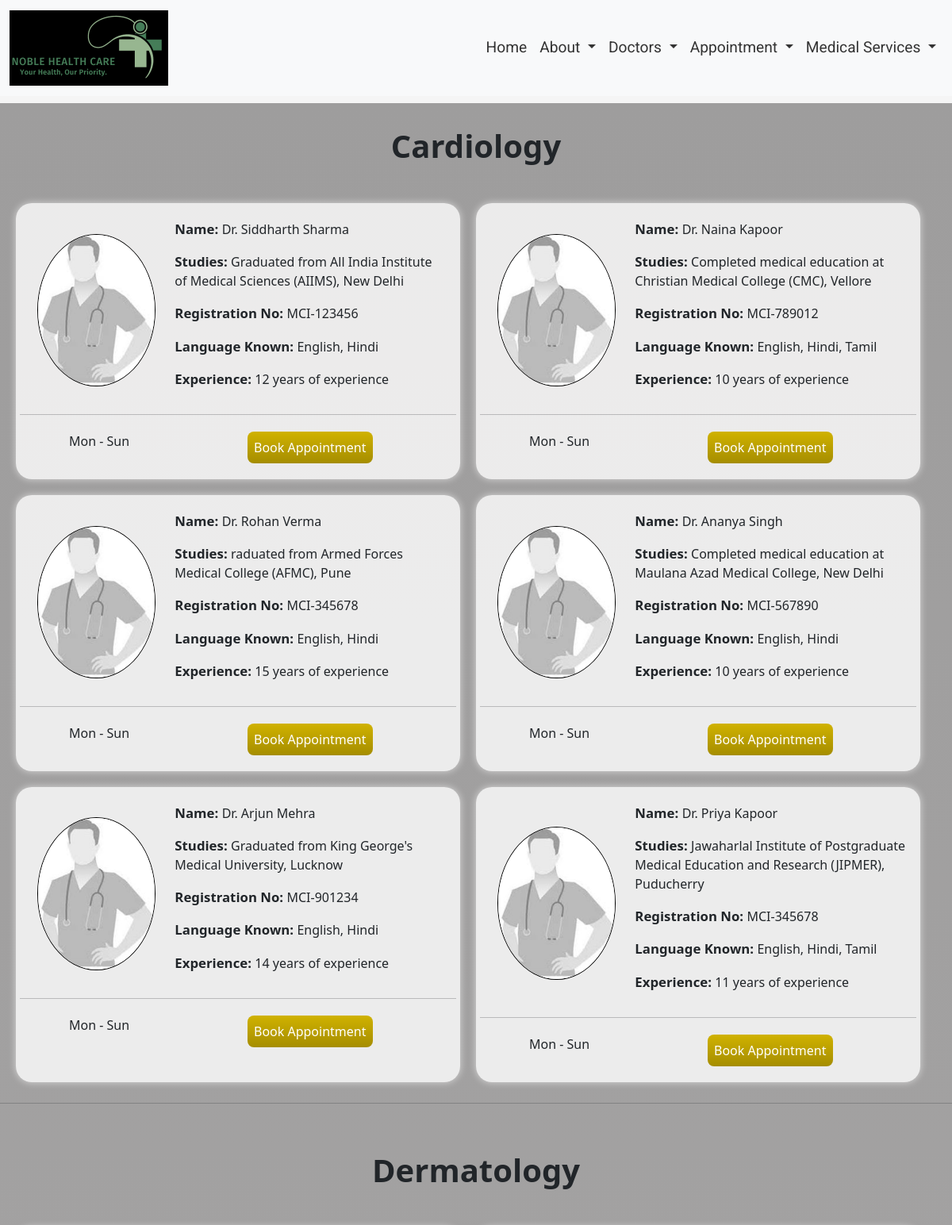
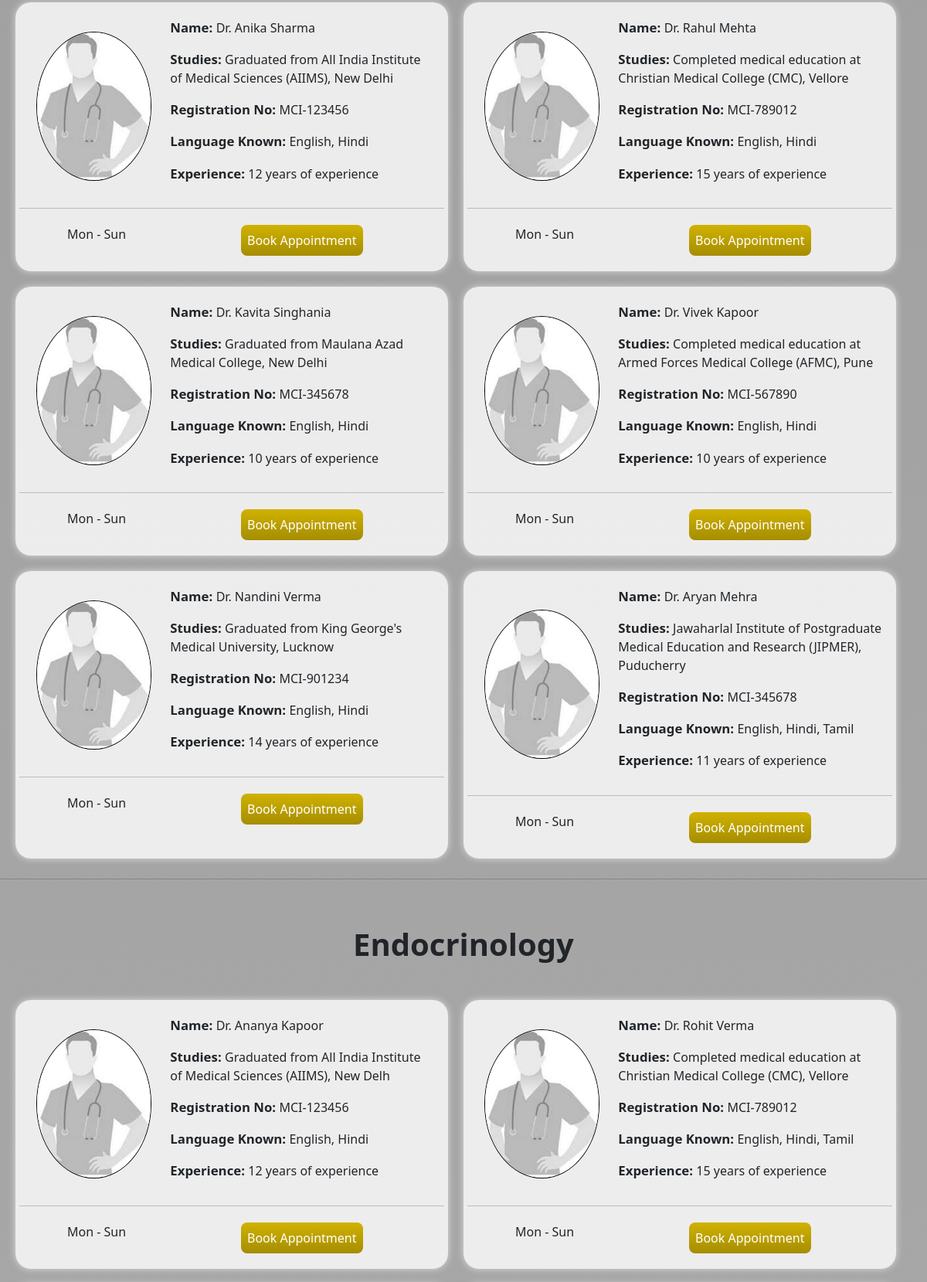
The page /doctors_list/doctors/ (upper part) on the database its author committed (2 pictures, top to bottom).
### doctors_list/models.py (models this page shows, shortened)
class Doctor(models.Model):
    name = models.CharField(max_length=255)
    study = models.CharField(max_length=255)
    registrationNo = models.CharField(max_length=20)
    language = models.CharField(max_length=100)
    experienceYears = models.PositiveIntegerField()
    speciality = models.CharField(max_length=100)
    profile = models.TextField()
    status = models.CharField(
        max_length=50,
        choices=[
            ("available", "Available"),
            ("notAvailable", "Not Available"),
        ],
        default="available",
    )

### doctors_list/views.py (the view)
# urls.py: path("doctors/", views.doctors),
def doctors(request):
    specialties = Doctor.objects.values_list("speciality", flat=True).distinct()
    doctors_by_speciality = {}
    for speciality in specialties:
        doctors_by_speciality[speciality] = Doctor.objects.filter(speciality=speciality)
    context = {"doctors_by_speciality": doctors_by_speciality}
    return render(request, "doctors.html", context)

### doctors_list/templates/doctors.html (shortened to what this page needs)
<!DOCTYPE html>
<html lang="en">
  <head>
    {% load static %}
    <link rel="stylesheet" href="{% static 'css/bootstrap.min.css' %}" />
    <link rel="stylesheet" href="{% static 'css/doctors.css' %}" />
  </head>
  <body>
    <header>
      <nav class="navbar navbar-expand-lg bg-body-tertiary bg-white fixed-top">
        <div class="container-fluid">
          <a class="navbar-brand" href="#"
            ><img
              src="{% static 'image/logo1.png' %}"
              alt="Hospotal logo"
              width="200"
          /></a>
          <div class="collapse navbar-collapse" id="navbarNavDropdown">
            <ul class="navbar-nav" id="navbar-nav">
              <li class="nav-item">
                <a class="nav-link" id="nav-item1" href="/Home/">Home</a>
              </li>
              <li class="nav-item dropdown">
                <a
                  class="nav-link dropdown-toggle"
                  href="#"
                  role="button"
                  data-bs-toggle="dropdown"
                  aria-expanded="false"
                  id="nav-item2"
                >
                  About
                </a>
              </li>
              <li class="nav-item dropdown">
                <a
                  class="nav-link dropdown-toggle"
                  href="#"
                  role="button"
                  data-bs-toggle="dropdown"
                  aria-expanded="false"
                  id="nav-item3"
                >
                  Doctors
                </a>
              </li>
              <li class="nav-item dropdown">
                <a
                  class="nav-link dropdown-toggle"
                  href="#"
                  role="button"
                  data-bs-toggle="dropdown"
                  aria-expanded="false"
                  id="nav-item6"
                >
                  Appointment
                </a>
              </li>
              <li class="nav-item dropdown">
                <a
                  class="nav-link dropdown-toggle"
                  href="#"
                  role="button"
                  data-bs-toggle="dropdown"
                  aria-expanded="false"
                  id="nav-item7"
                >
                  Medical Services
                </a>
              </li>
            </ul>
          </div>
        </div>
      </nav>
    </header>
    <main>
      <section class="doctor-list-container">
        {% for speciality, doctors in doctors_by_speciality.items %}
        <div class="speciality-heading-container">
          <h1 class="speciality-heading">{{ speciality }}</h1>
        </div>
        <div class="doctor-card-container">
          {% for doctor in doctors %}
          <div class="doctor-card">
            <div class="container-fluid ">
              <div class="row d-flex flex-row justify-content-evenly align-items-center">
                <div class="col-4">
                  <div class="profile-container">
                    <img
                      src="{% static 'image/doctors/download.jpeg' %}"
                      alt="profile picture"
                      class="profile-picture"
                    />
                  </div>
                </div>
                <div class="col-8">
                  <div class="profile-description-container">
                    <p class="profile-description">
                      <span class="highlight">Name: </span>{{ doctor.name }}
                    </p>
                    <p class="profile-description">
                      <span class="highlight">Studies: </span>{{ doctor.study }}
                    </p>
                    <p class="profile-description">
                      <span class="highlight">Registration No: </span>{{ doctor.registrationNo }}
                    </p>
                    <p class="profile-description">
                      <span class="highlight">Language Known: </span>{{ doctor.language }}
                    </p>
                    <p class="profile-description">
                      <span class="highlight">Experience: </span>{{ doctor.experienceYears }} years of experience
                    </p>
                  </div>
                </div>
              </div>
            </div>
            <hr />
            <div class="footer-container">
              <div class="container-fluid">
                <div class="row">
                  <div class="col-6">
                    <p class="timing">Mon - Sun</p>
                  </div>
                  <div class="col-6">
                    <button class="btn btn-primary card-button">Book Appointment</button>
                  </div>
                </div>
              </div>
            </div>
          </div>
          {% endfor %}
        </div>
        <hr>
        {% endfor %}
      </section>
    </main>
  </body>
</html>

### doctors_list/static/css/doctors.css (style rules this page uses)
* { padding: 0; margin: 0; box-sizing: border-box; }
:root { --backgroundColor: #f5f5f5; --headingColor: #000000; --textColor: #333333; --footerColor: #cccccc; }
html { font-family: "Roboto", sans-serif; background-color: var(--backgroundColor); }
#navbar-nav { margin-left: auto; font-size: 1.2rem; font-weight: 400; }
:is( #nav-item1, #nav-item2, #nav-item3, #nav-item4, #nav-item5, #nav-item6, #nav-item7 ) { color: var(--textColor); font-family: "Roboto", sans-serif; }
:is( #nav-item1, #nav-item2, #nav-item3, #nav-item4, #nav-item5, #nav-item6, #nav-item7 ):hover { text-decoration: underline; text-shadow: 3px 3px 5px gray; }
.doctor-list-container { background: linear-gradient(to bottom, #9e9d9d, #d8d5d5); margin-top: 130px; }
.speciality-heading-container { margin-top: 30px; padding-top: 30px; padding-bottom: 30px; }
.speciality-heading { text-align: center; font-size: 2.5rem; font-weight: 700; }
.doctor-card { padding: 20px 5px 20px 5px; border-radius: 20px; background: rgba(255, 255, 255, 0.8); box-shadow: 0 0 10px rgba(255, 255, 255, 0.6); transition: transform 0.2s ease-in-out; }
.profile-container { margin-left: 10px; }
.profile-picture { width: 100%; border-radius: 50%; border: 1px solid black; }
.profile-description { font-size: 1rem; font-weight: 500; }
.highlight { font-size: 1.05rem; font-weight: 700; }
.footer-container { padding-top: 5px; }
.timing { padding-left: 50px; vertical-align: center; font-size: 1rem; font-weight: 500; }
.card-button { padding: 8px; color: white; background-image: linear-gradient(#d0b200, #a58d00); border-width: 0; border-radius: 8px; margin-right: 10px; }
@media (min-width: 886px) { .doctor-card-container { display: flex; flex-wrap: wrap; margin-left: 10px; margin-right: 10px; } }
@media (min-width: 886px) { .doctor-card { flex: 0 0 calc(50% - 30px); margin: 10px; } }

### rows shown on the page
Doctor: name "Dr. Siddharth Sharma", study "Graduated from All India Institute of Medical Sciences (AIIMS), New Delhi", registrationNo "MCI-123456", language "English, Hindi", experienceYears "12"
Doctor: name "Dr. Naina Kapoor", study "Completed medical education at Christian Medical College (CMC), Vellore", registrationNo "MCI-789012", language "English, Hindi, Tamil", experienceYears "10"
Doctor: name "Dr. Rohan Verma", study "raduated from Armed Forces Medical College (AFMC), Pune", registrationNo "MCI-345678", language "English, Hindi", experienceYears "15"
Doctor: name "Dr. Ananya Singh", study "Completed medical education at Maulana Azad Medical College, New Delhi", registrationNo "MCI-567890", language "English, Hindi", experienceYears "10"
Doctor: name "Dr. Arjun Mehra", study "Graduated from King George's Medical University, Lucknow", registrationNo "MCI-901234", language "English, Hindi", experienceYears "14"
Doctor: name "Dr. Priya Kapoor", study "Jawaharlal Institute of Postgraduate Medical Education and Research (JIPMER), Puducherry", registrationNo "MCI-345678", language "English, Hindi, Tamil", experienceYears "11"
Doctor: name "Dr. Anika Sharma", study "Graduated from All India Institute of Medical Sciences (AIIMS), New Delhi", registrationNo "MCI-123456", language "English, Hindi", experienceYears "12"
Doctor: name "Dr. Rahul Mehta", study "Completed medical education at Christian Medical College (CMC), Vellore", registrationNo "MCI-789012", language "English, Hindi", experienceYears "15"
Doctor: name "Dr. Kavita Singhania", study "Graduated from Maulana Azad Medical College, New Delhi", registrationNo "MCI-345678", language "English, Hindi", experienceYears "10"
Doctor: name "Dr. Vivek Kapoor", study "Completed medical education at Armed Forces Medical College (AFMC), Pune", registrationNo "MCI-567890", language "English, Hindi", experienceYears "10"
Doctor: name "Dr. Nandini Verma", study "Graduated from King George's Medical University, Lucknow", registrationNo "MCI-901234", language "English, Hindi", experienceYears "14"
Doctor: name "Dr. Aryan Mehra", study "Jawaharlal Institute of Postgraduate Medical Education and Research (JIPMER), Puducherry", registrationNo "MCI-345678", language "English, Hindi, Tamil", experienceYears "11"
Doctor: name "Dr. Ananya Kapoor", study "Graduated from All India Institute of Medical Sciences (AIIMS), New Delh", registrationNo "MCI-123456", language "English, Hindi", experienceYears "12"
Doctor: name "Dr. Rohit Verma", study "Completed medical education at Christian Medical College (CMC), Vellore", registrationNo "MCI-789012", language "English, Hindi, Tamil", experienceYears "15"

### other values the page prints
{{ speciality }} "Cardiology" "Dermatology" "Endocrinology"
